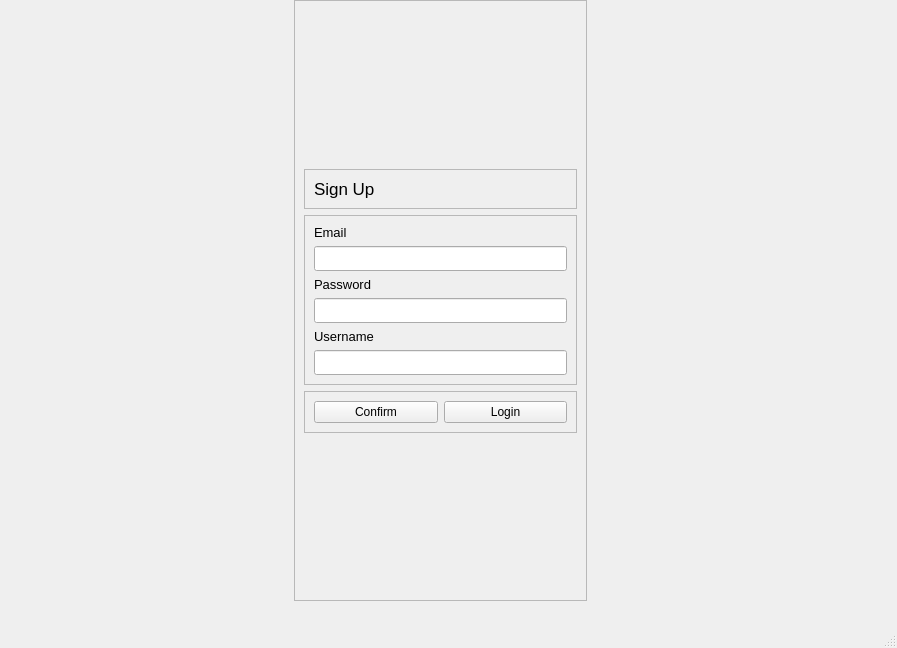
<?xml version="1.0" encoding="UTF-8"?>
<ui version="4.0">
 <class>MainWindow</class>
 <widget class="QMainWindow" name="MainWindow">
  <property name="geometry">
   <rect>
    <x>0</x>
    <y>0</y>
    <width>897</width>
    <height>648</height>
   </rect>
  </property>
  <property name="windowTitle">
   <string>MainWindow</string>
  </property>
  <widget class="QWidget" name="centralwidget">
   <property name="minimumSize">
    <size>
     <width>800</width>
     <height>600</height>
    </size>
   </property>
   <widget class="QWidget" name="horizontalLayoutWidget">
    <property name="geometry">
     <rect>
      <x>0</x>
      <y>0</y>
      <width>881</width>
      <height>601</height>
     </rect>
    </property>
    <layout class="QHBoxLayout" name="horizontalLayout_2">
     <property name="spacing">
      <number>3</number>
     </property>
     <item>
      <spacer name="horizontalSpacer">
       <property name="orientation">
        <enum>Qt::Horizontal</enum>
       </property>
       <property name="sizeHint" stdset="0">
        <size>
         <width>40</width>
         <height>20</height>
        </size>
       </property>
      </spacer>
     </item>
     <item>
      <layout class="QVBoxLayout" name="verticalLayout_3">
       <property name="spacing">
        <number>3</number>
       </property>
       <item>
        <widget class="QFrame" name="RegisterFrame">
         <property name="frameShape">
          <enum>QFrame::StyledPanel</enum>
         </property>
         <property name="frameShadow">
          <enum>QFrame::Raised</enum>
         </property>
         <layout class="QVBoxLayout" name="verticalLayout_4">
          <item>
           <spacer name="verticalSpacer_2">
            <property name="orientation">
             <enum>Qt::Vertical</enum>
            </property>
            <property name="sizeHint" stdset="0">
             <size>
              <width>20</width>
              <height>40</height>
             </size>
            </property>
           </spacer>
          </item>
          <item>
           <widget class="QFrame" name="LoginLabel">
            <property name="frameShape">
             <enum>QFrame::StyledPanel</enum>
            </property>
            <property name="frameShadow">
             <enum>QFrame::Raised</enum>
            </property>
            <layout class="QVBoxLayout" name="verticalLayout_2">
             <item>
              <widget class="QLabel" name="RegisterStatus">
               <property name="font">
                <font>
                 <pointsize>13</pointsize>
                </font>
               </property>
               <property name="text">
                <string>Sign Up</string>
               </property>
              </widget>
             </item>
            </layout>
           </widget>
          </item>
          <item>
           <widget class="QFrame" name="InpuxBoxes">
            <property name="frameShape">
             <enum>QFrame::StyledPanel</enum>
            </property>
            <property name="frameShadow">
             <enum>QFrame::Raised</enum>
            </property>
            <layout class="QVBoxLayout" name="verticalLayout">
             <item>
              <widget class="QLabel" name="email_text">
               <property name="font">
                <font>
                 <pointsize>10</pointsize>
                </font>
               </property>
               <property name="text">
                <string>Email</string>
               </property>
              </widget>
             </item>
             <item>
              <widget class="QLineEdit" name="email_input">
               <property name="minimumSize">
                <size>
                 <width>0</width>
                 <height>25</height>
                </size>
               </property>
               <property name="inputMethodHints">
                <set>Qt::ImhNone</set>
               </property>
               <property name="placeholderText">
                <string notr="true"/>
               </property>
              </widget>
             </item>
             <item>
              <widget class="QLabel" name="password_text">
               <property name="font">
                <font>
                 <pointsize>10</pointsize>
                </font>
               </property>
               <property name="text">
                <string>Password</string>
               </property>
              </widget>
             </item>
             <item>
              <widget class="QLineEdit" name="password_input">
               <property name="minimumSize">
                <size>
                 <width>0</width>
                 <height>25</height>
                </size>
               </property>
               <property name="inputMethodHints">
                <set>Qt::ImhHiddenText|Qt::ImhNoAutoUppercase|Qt::ImhNoPredictiveText|Qt::ImhSensitiveData</set>
               </property>
               <property name="frame">
                <bool>true</bool>
               </property>
               <property name="echoMode">
                <enum>QLineEdit::Password</enum>
               </property>
               <property name="placeholderText">
                <string/>
               </property>
              </widget>
             </item>
             <item>
              <widget class="QLabel" name="username_text">
               <property name="font">
                <font>
                 <pointsize>10</pointsize>
                </font>
               </property>
               <property name="text">
                <string>Username</string>
               </property>
              </widget>
             </item>
             <item>
              <widget class="QLineEdit" name="username_input">
               <property name="minimumSize">
                <size>
                 <width>0</width>
                 <height>25</height>
                </size>
               </property>
               <property name="inputMethodHints">
                <set>Qt::ImhNone</set>
               </property>
               <property name="frame">
                <bool>true</bool>
               </property>
               <property name="echoMode">
                <enum>QLineEdit::Normal</enum>
               </property>
               <property name="placeholderText">
                <string/>
               </property>
              </widget>
             </item>
            </layout>
           </widget>
          </item>
          <item>
           <widget class="QFrame" name="PushButtons">
            <property name="frameShape">
             <enum>QFrame::StyledPanel</enum>
            </property>
            <property name="frameShadow">
             <enum>QFrame::Raised</enum>
            </property>
            <layout class="QHBoxLayout" name="horizontalLayout">
             <item>
              <widget class="QPushButton" name="confirm_button">
               <property name="text">
                <string>Confirm</string>
               </property>
              </widget>
             </item>
             <item>
              <widget class="QPushButton" name="login_button">
               <property name="text">
                <string>Login</string>
               </property>
              </widget>
             </item>
            </layout>
           </widget>
          </item>
          <item>
           <spacer name="verticalSpacer">
            <property name="orientation">
             <enum>Qt::Vertical</enum>
            </property>
            <property name="sizeHint" stdset="0">
             <size>
              <width>20</width>
              <height>40</height>
             </size>
            </property>
           </spacer>
          </item>
         </layout>
        </widget>
       </item>
      </layout>
     </item>
     <item>
      <spacer name="horizontalSpacer_2">
       <property name="orientation">
        <enum>Qt::Horizontal</enum>
       </property>
       <property name="sizeHint" stdset="0">
        <size>
         <width>40</width>
         <height>20</height>
        </size>
       </property>
      </spacer>
     </item>
    </layout>
   </widget>
  </widget>
  <widget class="QMenuBar" name="menubar">
   <property name="geometry">
    <rect>
     <x>0</x>
     <y>0</y>
     <width>897</width>
     <height>21</height>
    </rect>
   </property>
  </widget>
  <widget class="QStatusBar" name="statusbar"/>
 </widget>
 <resources/>
 <connections/>
</ui>
